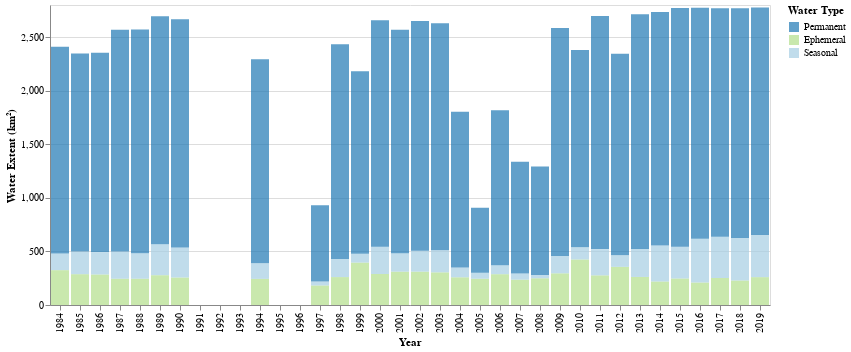

The code cell stored with this chart in its notebook:
### Code cell
water_type_melt = water_type_by_year.melt('Year', value_name = 'vals', var_name='variable')

alt.Chart(water_type_melt).mark_bar(opacity=0.7).encode(
    x=alt.X('Year:N', title = 'Year'),
    y=alt.Y('sum(vals)', title = 'Water Extent (km\N{SUPERSCRIPT TWO})'),
    color=alt.Color('variable',
        scale = alt.Scale(domain=['Permanent', 'Ephemeral', 'Seasonal'],
                          range=['#1f78b4', '#b2df8a', '#a6cee3']),
        title = 'Water Type'),
    order=alt.Order('sum(variable)',sort='ascending'),
    tooltip = ['Year:N', 
               alt.Tooltip('vals:Q', title = 'Extent')]
).interactive()

### Figure 1 — Vega-Lite specification as saved in the notebook (floating-point values rounded to 4 significant figures)
{"config": {"view": {"continuousWidth": 400, "continuousHeight": 300}}, "data": {"name": "data-e844a3fbaf6f5784a55be691bbfee809"}, "mark": {"type": "bar", "opacity": 0.7}, "encoding": {"color": {"type": "nominal", "field": "variable", "scale": {"domain": ["Permanent", "Ephemeral", "Seasonal"], "range": ["#1f78b4", "#b2df8a", "#a6cee3"]}, "title": "Water Type"}, "order": {"type": "nominal", "aggregate": "sum", "field": "variable", "sort": "ascending"}, "tooltip": [{"type": "nominal", "field": "Year"}, {"type": "quantitative", "field": "vals", "title": "Extent"}], "x": {"type": "nominal", "field": "Year", "title": "Year"}, "y": {"type": "quantitative", "aggregate": "sum", "field": "vals", "title": "Water Extent (km²)"}}, "selection": {"selector001": {"type": "interval", "bind": "scales", "encodings": ["x", "y"]}}, "$schema": "https://vega.github.io/schema/vega-lite/v4.0.2.json", "datasets": {"data-e844a3fbaf6f5784a55be691bbfee809": [{"Year": "1984", "variable": "Ephemeral", "vals": 325.4}, {"Year": "1985", "variable": "Ephemeral", "vals": 287.8}, {"Year": "1986", "variable": "Ephemeral", "vals": 284.8}, {"Year": "1987", "variable": "Ephemeral", "vals": 245.2}, {"Year": "1988", "variable": "Ephemeral", "vals": 245.2}, {"Year": "1989", "variable": "Ephemeral", "vals": 278.2}, {"Year": "1990", "variable": "Ephemeral", "vals": 256.7}, {"Year": "1991", "variable": "Ephemeral", "vals": 0.0}, {"Year": "1992", "variable": "Ephemeral", "vals": 0.0}, {"Year": "1993", "variable": "Ephemeral", "vals": 0.0}, {"Year": "1994", "variable": "Ephemeral", "vals": 244.1}, {"Year": "1995", "variable": "Ephemeral", "vals": 0.0}, {"Year": "1996", "variable": "Ephemeral", "vals": 0.0}, {"Year": "1997", "variable": "Ephemeral", "vals": 182.3}, {"Year": "1998", "variable": "Ephemeral", "vals": 260.6}, {"Year": "1999", "variable": "Ephemeral", "vals": 395.9}, {"Year": "2000", "variable": "Ephemeral", "vals": 289.1}, {"Year": "2001", "variable": "Ephemeral", "vals": 311.4}, {"Year": "2002", "variable": "Ephemeral", "vals": 311.4}, {"Year": "2003", "variable": "Ephemeral", "vals": 304.6}, {"Year": "2004", "variable": "Ephemeral", "vals": 258.7}, {"Year": "2005", "variable": "Ephemeral", "vals": 245.1}, {"Year": "2006", "variable": "Ephemeral", "vals": 287.6}, {"Year": "2007", "variable": "Ephemeral", "vals": 236.4}, {"Year": "2008", "variable": "Ephemeral", "vals": 249.4}, {"Year": "2009", "variable": "Ephemeral", "vals": 295.7}, {"Year": "2010", "variable": "Ephemeral", "vals": 424.9}, {"Year": "2011", "variable": "Ephemeral", "vals": 276.8}, {"Year": "2012", "variable": "Ephemeral", "vals": 356.3}, {"Year": "2013", "variable": "Ephemeral", "vals": 261.9}, {"Year": "2014", "variable": "Ephemeral", "vals": 219.4}, {"Year": "2015", "variable": "Ephemeral", "vals": 247.4}, {"Year": "2016", "variable": "Ephemeral", "vals": 209.8}, {"Year": "2017", "variable": "Ephemeral", "vals": 252.2}, {"Year": "2018", "variable": "Ephemeral", "vals": 228.6}, {"Year": "2019", "variable": "Ephemeral", "vals": 260.0}, {"Year": "1984", "variable": "Seasonal", "vals": 155.4}, {"Year": "1985", "variable": "Seasonal", "vals": 210.4}, {"Year": "1986", "variable": "Seasonal", "vals": 209.2}, {"Year": "1987", "variable": "Seasonal", "vals": 254.4}, {"Year": "1988", "variable": "Seasonal", "vals": 237.7}, {"Year": "1989", "variable": "Seasonal", "vals": 288.6}, {"Year": "1990", "variable": "Seasonal", "vals": 280.7}, {"Year": "1991", "variable": "Seasonal", "vals": 0.0}, {"Year": "1992", "variable": "Seasonal", "vals": 0.0}, {"Year": "1993", "variable": "Seasonal", "vals": 0.0}, {"Year": "1994", "variable": "Seasonal", "vals": 144.6}, {"Year": "1995", "variable": "Seasonal", "vals": 0.0}, {"Year": "1996", "variable": "Seasonal", "vals": 0.0}, {"Year": "1997", "variable": "Seasonal", "vals": 36.36}, {"Year": "1998", "variable": "Seasonal", "vals": 169.0}, {"Year": "1999", "variable": "Seasonal", "vals": 81.85}, {"Year": "2000", "variable": "Seasonal", "vals": 255.1}, {"Year": "2001", "variable": "Seasonal", "vals": 172.4}, {"Year": "2002", "variable": "Seasonal", "vals": 195.4}, {"Year": "2003", "variable": "Seasonal", "vals": 205.6}, {"Year": "2004", "variable": "Seasonal", "vals": 91.81}, {"Year": "2005", "variable": "Seasonal", "vals": 56.0}, {"Year": "2006", "variable": "Seasonal", "vals": 83.81}, {"Year": "2007", "variable": "Seasonal", "vals": 56.78}, {"Year": "2008", "variable": "Seasonal", "vals": 30.88}, {"Year": "2009", "variable": "Seasonal", "vals": 162.2}, {"Year": "2010", "variable": "Seasonal", "vals": 113.0}, {"Year": "2011", "variable": "Seasonal", "vals": 245.0}, {"Year": "2012", "variable": "Seasonal", "vals": 106.9}, {"Year": "2013", "variable": "Seasonal", "vals": 261.9}, {"Year": "2014", "variable": "Seasonal", "vals": 334.9}, {"Year": "2015", "variable": "Seasonal", "vals": 296.7}, {"Year": "2016", "variable": "Seasonal", "vals": 407.8}, {"Year": "2017", "variable": "Seasonal", "vals": 384.5}, {"Year": "2018", "variable": "Seasonal", "vals": 397.7}, {"Year": "2019", "variable": "Seasonal", "vals": 393.9}, {"Year": "1984", "variable": "Permanent", "vals": 1928.0}, {"Year": "1985", "variable": "Permanent", "vals": 1850.0}, {"Year": "1986", "variable": "Permanent", "vals": 1861.0}, {"Year": "1987", "variable": "Permanent", "vals": 2069.0}, {"Year": "1988", "variable": "Permanent", "vals": 2089.0}, {"Year": "1989", "variable": "Permanent", "vals": 2128.0}, {"Year": "1990", "variable": "Permanent", "vals": 2129.0}, {"Year": "1991", "variable": "Permanent", "vals": 0.0}, {"Year": "1992", "variable": "Permanent", "vals": 0.0}, {"Year": "1993", "variable": "Permanent", "vals": 0.0}, {"Year": "1994", "variable": "Permanent", "vals": 1906.0}, {"Year": "1995", "variable": "Permanent", "vals": 0.0}, {"Year": "1996", "variable": "Permanent", "vals": 0.0}, {"Year": "1997", "variable": "Permanent", "vals": 711.9}, {"Year": "1998", "variable": "Permanent", "vals": 2004.0}, {"Year": "1999", "variable": "Permanent", "vals": 1704.0}, {"Year": "2000", "variable": "Permanent", "vals": 2114.0}, {"Year": "2001", "variable": "Permanent", "vals": 2086.0}, {"Year": "2002", "variable": "Permanent", "vals": 2145.0}, {"Year": "2003", "variable": "Permanent", "vals": 2120.0}, {"Year": "2004", "variable": "Permanent", "vals": 1453.0}, {"Year": "2005", "variable": "Permanent", "vals": 606.2}, {"Year": "2006", "variable": "Permanent", "vals": 1445.0}, {"Year": "2007", "variable": "Permanent", "vals": 1043.0}, {"Year": "2008", "variable": "Permanent", "vals": 1011.0}, {"Year": "2009", "variable": "Permanent", "vals": 2128.0}, {"Year": "2010", "variable": "Permanent", "vals": 1842.0}, {"Year": "2011", "variable": "Permanent", "vals": 2176.0}, {"Year": "2012", "variable": "Permanent", "vals": 1883.0}, {"Year": "2013", "variable": "Permanent", "vals": 2190.0}, {"Year": "2014", "variable": "Permanent", "vals": 2181.0}, {"Year": "2015", "variable": "Permanent", "vals": 2229.0}, {"Year": "2016", "variable": "Permanent", "vals": 2156.0}, {"Year": "2017", "variable": "Permanent", "vals": 2133.0}, {"Year": "2018", "variable": "Permanent", "vals": 2143.0}, {"Year": "2019", "variable": "Permanent", "vals": 2122.0}]}}
